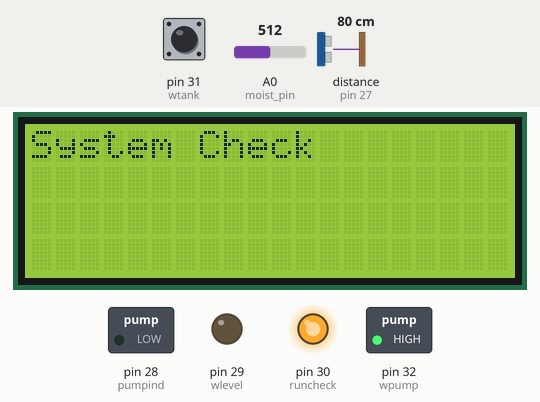
This sketch was run on a simulated Arduino Mega 2560, built with avr-gcc and run on an emulated ATmega2560. Parts: 20×4 character LCD, switched loads named in the sketch (green lamp = pin HIGH), output pins drawn as LEDs (lit = HIGH). The inputs (shaded band) are chosen by the test bench; at power-on: distance to the obstacle (sensor on pin 27) 80 cm, pin 31 (wtank) HIGH, A0 (moist_pin) = 512. What the sketch prints to the serial monitor is not drawn.

Above: at 2.8 s.
2.9 s: distance to the obstacle (sensor on pin 27) set to 11 cm
At 5.9 s:
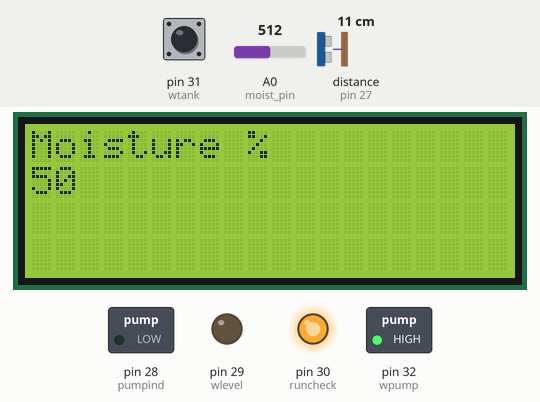
10.0 s: distance to the obstacle (sensor on pin 27) set to 8 cm
At 10.5 s:
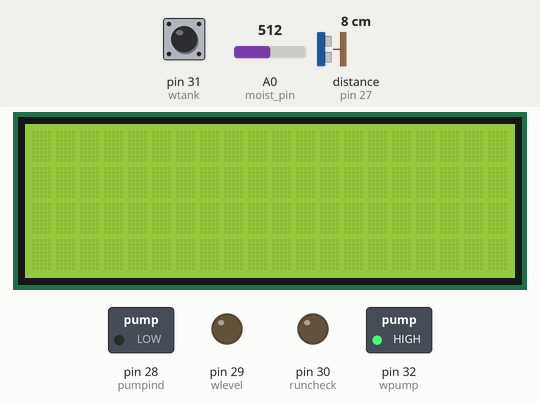
At 43.4 s:
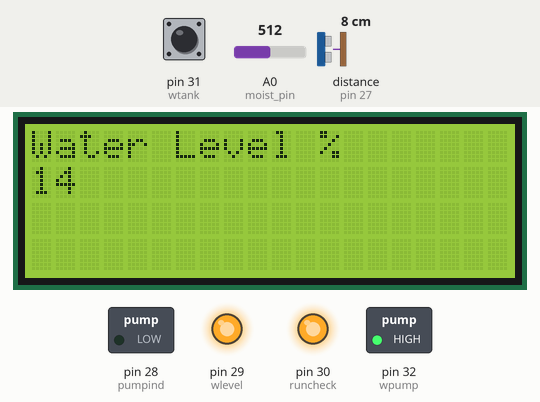
Timing chart, 0 to 44.9 s (numbered marks = the images above; inputs shaded):
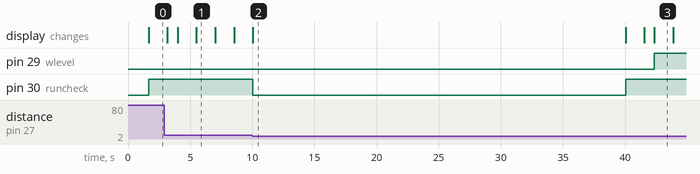

The sketch:

Final_Code.ino
```cpp
#include <Wire.h>
#include <LiquidCrystal_I2C.h>
#include <SoftwareSerial.h>
#include <Ultrasonic.h>
SoftwareSerial s(10,11);

LiquidCrystal_I2C lcd(0x27,20,4);
Ultrasonic ultrasonic(26, 27);

const int moist_pin= A0;
const int ec_pin = A1;
const int wpump = 32, pumpind = 28;
const int wlevel=29;
const int runcheck=30;
const int wtank = 31;
int level, moist_value, moist_pct, volume_pct, ec;
String mssg1, mssg2, err;
long duration;
String data, data1, data2, data3, indi;
int waterlevel();
int moisture();
int EC();
void ind();
void waterpump();
void setup()
{
  pinMode(wtank, INPUT);
  pinMode(wpump, OUTPUT);
  pinMode(pumpind, OUTPUT);
  digitalWrite(wpump, HIGH);
  pinMode(wlevel, OUTPUT);
  pinMode(runcheck, OUTPUT);
  Serial.begin(9600);
  s.begin(9600);
  lcd.init();
  lcd.init();
  lcd.backlight();
  lcd.setCursor(0,0);
  lcd.print("Welcome to ");
  lcd.setCursor(0,1);
  lcd.print("Smart Pot");
  delay(1500);
  lcd.clear();
  }

void loop()
{
  digitalWrite(runcheck, HIGH);
  lcd.print("System Check");
  delay(1500);
  lcd.clear();
  delay(800);
  volume_pct=waterlevel();
  delay(1500);
  lcd.clear();
  moist_pct=moisture();
  delay(1500);
  lcd.clear();
  ec=EC();
  delay(1500);
  lcd.clear();
  ind();
  data1= String(volume_pct);
  data2= String(moist_pct);
  data3= String(ec);
  data=indi+data1+data2+data3;
  Serial.println(data);
  if(s.available()>0){
      s.print(data);
    }
  waterpump();
  delay(1500);
  lcd.clear();
  digitalWrite(runcheck, LOW);
  delay(30000);
}

int moisture(){
  moist_value=analogRead(moist_pin);
  moist_pct=map(moist_value, 1024, 0, 0, 100);
  Serial.print("Moisture: ");
  Serial.print(moist_pct);
  Serial.println("%");
  mssg1=("Moisture %");
  mssg2=moist_pct;
  display(mssg1, mssg2);
  return moist_pct;
}

int waterlevel(){

  level=ultrasonic.read();
  int maxv=165*7;
  int volume=(level-2)*165;
  volume_pct=(((float)maxv-(float)volume)/(float)maxv)*100;
  if (volume_pct>20 and volume_pct<=100){
    Serial.println(volume_pct);
    digitalWrite(wlevel, LOW);
    mssg2=volume_pct;
  }
  else if ( volume_pct<=20 and volume_pct >=0){
    Serial.println(volume_pct);
    digitalWrite(wlevel,HIGH);
    mssg2=volume_pct;
  }
  else{
    Serial.print(volume_pct);
    Serial.println("ERROR");
    mssg2="Error";
    volume_pct= 101;
  }
  mssg1=("Water Level %");
  display(mssg1, mssg2);
  return volume_pct;
}
void display(String mssg1, String mssg2){
  lcd.setCursor(0,0);
  lcd.print(mssg1);
  lcd.setCursor(0,1);
  lcd.print(mssg2);
}
int EC(){
  int voltage=analogRead(ec_pin);
  ec= voltage*(5.0/1023.0);
  Serial.print("Electrical Conductivity: ");
  Serial.print(ec);
  Serial.println("V");
  mssg1=("EC Test");
  mssg2=ec;
  display(mssg1, mssg2);
  return ec;
}
void waterpump(){
  int val=digitalRead(wtank);
  mssg1="Water Pump";
  if (moist_pct<50){
    if (val==0 or (volume_pct>20 and volume_pct<=100)){
      mssg2="ON";
      display(mssg1, mssg2);
      digitalWrite(pumpind, HIGH);
      digitalWrite(wpump, LOW);
      delay(6000);
      digitalWrite(wpump, HIGH);
      digitalWrite(pumpind, LOW);
      mssg2="OFF";
      display(mssg1, mssg2);
    }
    else{
      mssg2="W.Fail";
      digitalWrite(wpump, HIGH);
      display(mssg1, mssg2);
    }
  }
  else{
    mssg2="OFF";
    digitalWrite(wpump, HIGH);
    display(mssg1, mssg2);
  }
  return;
}
void ind(){
  if (moist_pct==100){
    indi="a";
  }
  else if (moist_pct<100 and moist_pct>=10){
    indi="b";
  }
  else if (moist_pct<10 and moist_pct>=0){
    indi="c";
  }
  else{
    indi="e";
  }
  return;
}
```

Measured:
- the behaviour switches between 10 and 9 cm on distance to the obstacle (sensor on pin 27) (found by bisection; images 1 and 2)
- after the input at 10.0 s, pin 29 (wlevel): LOW → HIGH after 32.3 s; the display: first differs from a run without the input after 32.4 s (image 3)
- what the display in image 1 shows lasts 1.5 s, from 5.5 s to 7.0 s
- what the display in image 2 shows lasts 30.0 s, from 10.0 s to 40.0 s
